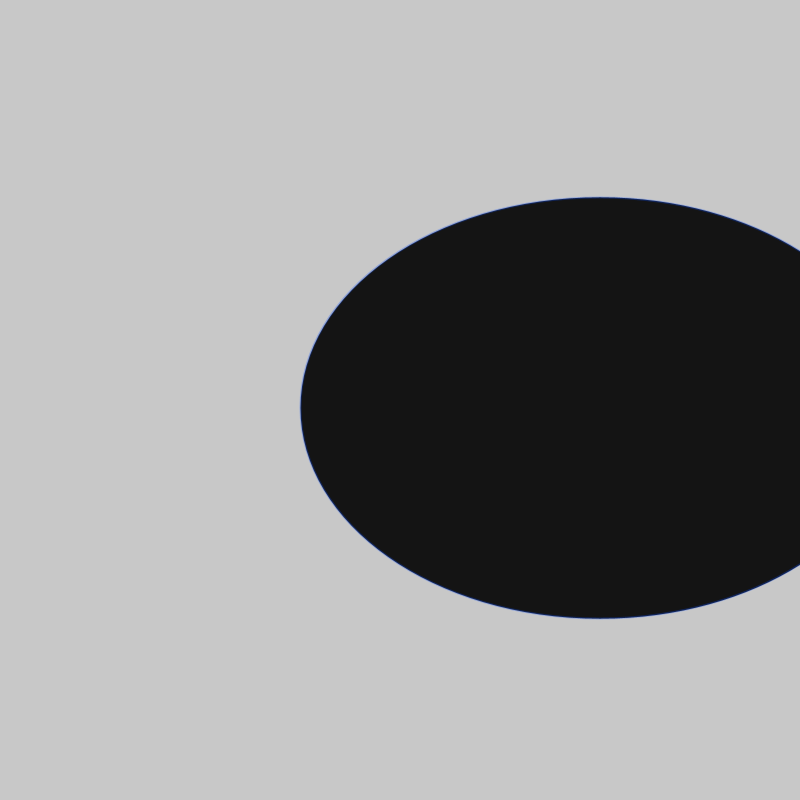
Frame 1 (no input)
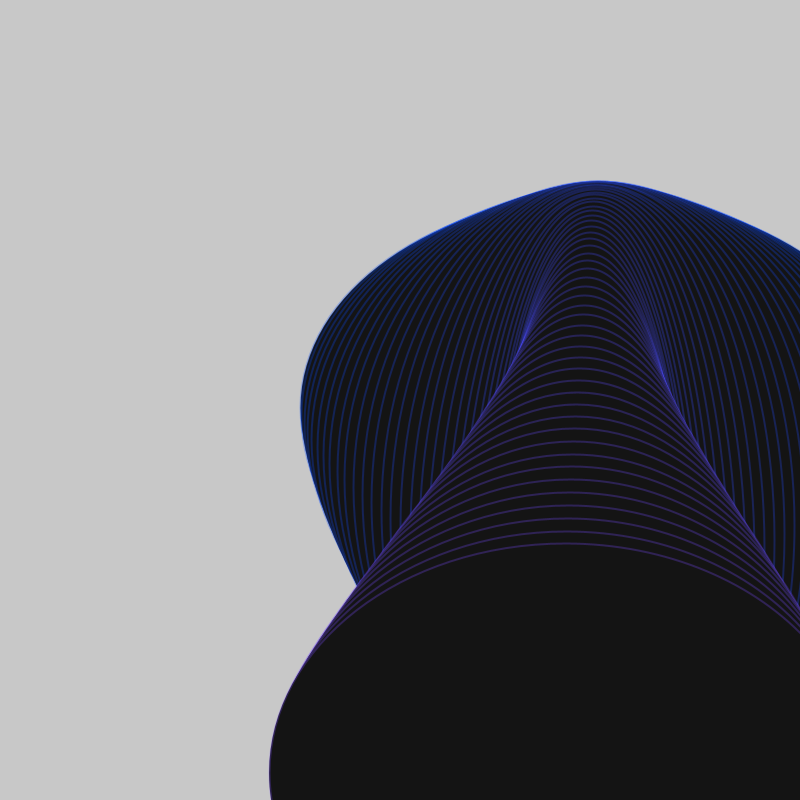
Frame 60 (the mouse pressed at the canvas centre just before this capture)
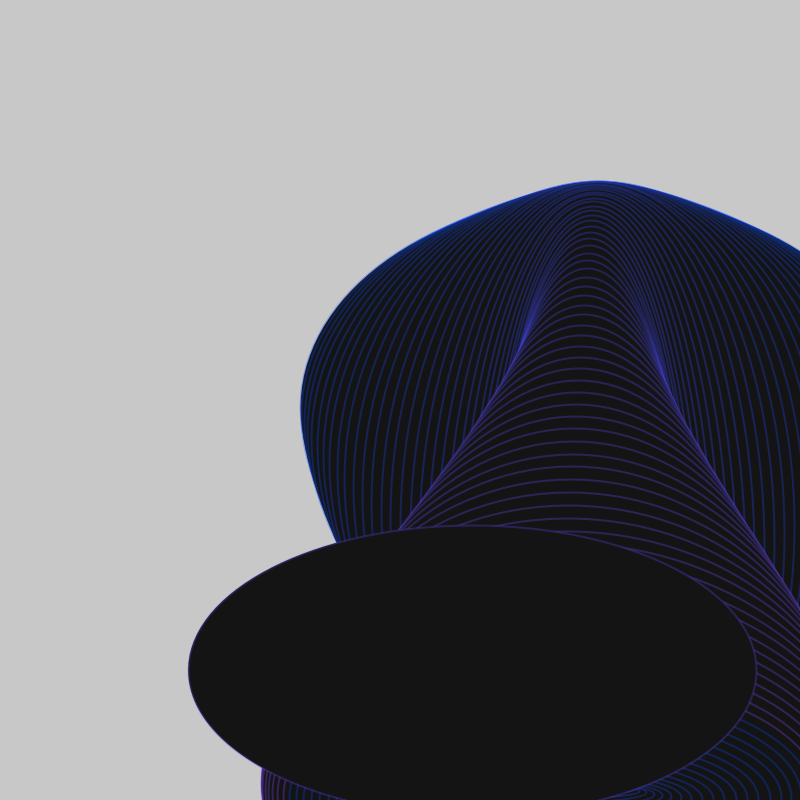
Frame 120 (the mouse held since frame 60 and released just before this capture)

The Processing sketch that drew these frames (run headless with seeded random() and noise(); from frame 60 on, the mouse is pressed at the canvas centre):

// Processing sketch: processing_87728
// ── processing_87728.pde


/*
Pearlyn Lii
 ID 3 - Spring 2013
 1/31/13
 */
 
//declare global variables -----
 
float i = 0;
float j = 0;
float k = 0;
 
//setup -----
 
void setup() {
  background(200);
  size(800, 800);
  smooth();
  strokeWeight(2);
}
 
//draw -----
 
void draw() {
  i = i + .02; //changes path
  j = j + .05; //changes path
 
  //_____________________________
 
  //changes color increment
  k = k + 2;
  if (k > 142) {
    k = 0;
  }
  fill(20);
  stroke(k, 72, 255,70); //changes color range
 
  float a = map(cos(i/2), -2, 2, 0, width);
  float b = map(sin(i), -1, 1, 0, height);
  float c = map(cos(j*2), -2, 2, 0, width);
  float d = map(sin(j), -1, 1, 3, height);
 
  ellipse(a, b, c, d);
}
